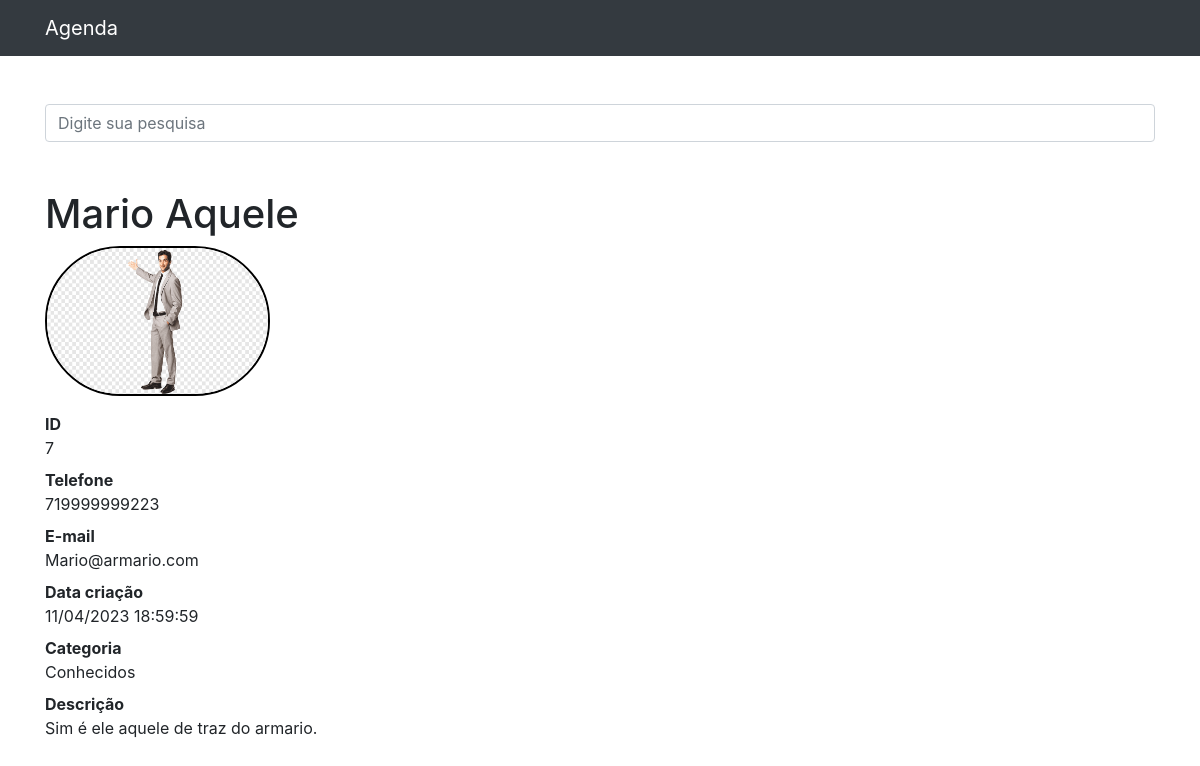
/7, run on the app's committed database.
### contatos/models.py (models this page shows, shortened)
class Contato(models.Model):
    nome = models.CharField(max_length=255)
    sobrenome = models.CharField(max_length=255, blank=True)
    telefone = models.CharField(max_length=255)
    email = models.CharField(max_length=255, blank=True)
    data_criacao = models.DateTimeField(default=timezone.now)
    descricao = models.TextField(blank=True)
    categoria = models.ForeignKey(Categoria, on_delete=models.DO_NOTHING)
    mostrar = models.BooleanField(default=True)
    foto = models.ImageField(blank=True, upload_to='fotos/%Y/%m/%d')

class Categoria(models.Model):
    nome = models.CharField(max_length=255)
    def __str__(self) -> str:
        return self.nome

### contatos/views.py (the view)
# urls.py: path('<int:contato_id>', views.ver_contato, name='ver_contato'),
def ver_contato(request, contato_id):
    contato = get_object_or_404(Contato, id=contato_id)
    if not contato.mostrar:
        raise Http404()
    return render(request, 'contatos/ver_contato.html', {
        'contato': contato
    })

### contatos/templates/contatos/ver_contato.html (shortened to what this page needs)
{% extends 'base.html' %}
{%block conteudo%}
    <h1 class="mt-5">{{ contato.nome }} {{ contato.sobrenome }}</h1>
    {% if contato.foto %}
        <p><img class="estilo_da_imagem" src="{{ contato.foto.url }}" alt="Imagem de perfil"></p>
    {% endif %}
    <dl>
    <dt>ID</dt>
    <dd>{{ contato.id }}</dd>
    <dt>Telefone</dt>
    <dd>{{ contato.telefone }}</dd>
    <dt>E-mail</dt>
    <dd>{{ contato.email }}</dd>
    <dt>Data criação</dt>
    <dd>{{ contato.data_criacao|date:'d/m/Y H:i:s' }}</dd>
    <dt>Categoria</dt>
    <dd>{{ contato.categoria }}</dd>
    <dt>Descrição</dt>
    <dd>{{ contato.descricao }}</dd>
    </dl>
{%endblock%}

### contatos/templates/contatos/ver_contato.html (style rules this page uses)
.estilo_da_imagem { min-width: 225px; min-height: 150px; max-width: 225px; max-height: auto; border-radius: 100px; border: 2px solid black; }

### data on the page
Contato: nome "Mario", sobrenome "Aquele", foto (picture), id "7", telefone "719999999223", email "Mario@armario.com", data_criacao "11/04/2023 18:59:59", categoria "Conhecidos", descricao "Sim é ele aquele de traz do armario."
